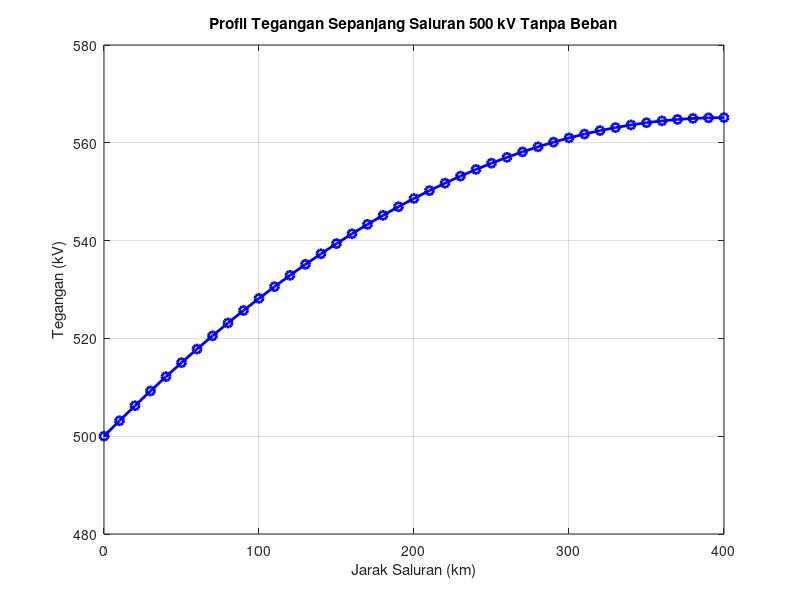

This chart was generated by the following MATLAB code:
%% DSTL 2026 - MINGGU 05: SALURAN PANJANG & EFEK FERRANTI
%% Program Studi S1 Teknik Elektro - Universitas Bengkulu
%% Dosen: Ir. Novalio Daratha, S.T., M.Sc., Ph.D.

clear; clc; close all;

fprintf('=== SIMULASI EFEK FERRANTI PADA SALURAN SUTET 500 kV ===\n');
L_total = 400;             % Panjang 400 km
z = 0.03 + 1j*0.35;        % Ohm/km
y = 1j * 4.2e-6;           % Siemens/km

gamma = sqrt(z * y);
Zc = sqrt(z / y);
beta = imag(gamma);

VS_LL = 500e3;             % 500 kV
VS_LN = VS_LL / sqrt(3);

% Profil Tegangan Tanpa Beban
x = 0:10:L_total;
Vx = zeros(size(x));

for i = 1:length(x)
    dist = L_total - x(i);
    Vx(i) = abs(VS_LN * (cosh(gamma * dist) / cosh(gamma * L_total))) * sqrt(3) / 1e3;
end

fprintf('Tegangan Pangkal (x = 0 km)   : %.2f kV\n', Vx(1));
fprintf('Tegangan Ujung   (x = 400 km) : %.2f kV (Kenaikan Ferranti)\n', Vx(end));

% Kompensasi Reaktor Shunt
VR_LN = (Vx(end)*1e3) / sqrt(3);
C_param = abs(imag(sinh(gamma * L_total) / Zc));
I_charging = C_param * VR_LN;
Q_reactor = sqrt(3) * (Vx(end)*1e3) * I_charging / 1e6;
fprintf('Kapasitas Reaktor Shunt Dibutuhkan: %.2f MVAR\n', Q_reactor);

figure('Name', 'Profil Efek Ferranti', 'NumberTitle', 'off');
plot(x, Vx, 'b-o', 'LineWidth', 2); grid on;
xlabel('Jarak Saluran (km)'); ylabel('Tegangan (kV)');
title('Profil Tegangan Sepanjang Saluran 500 kV Tanpa Beban');
